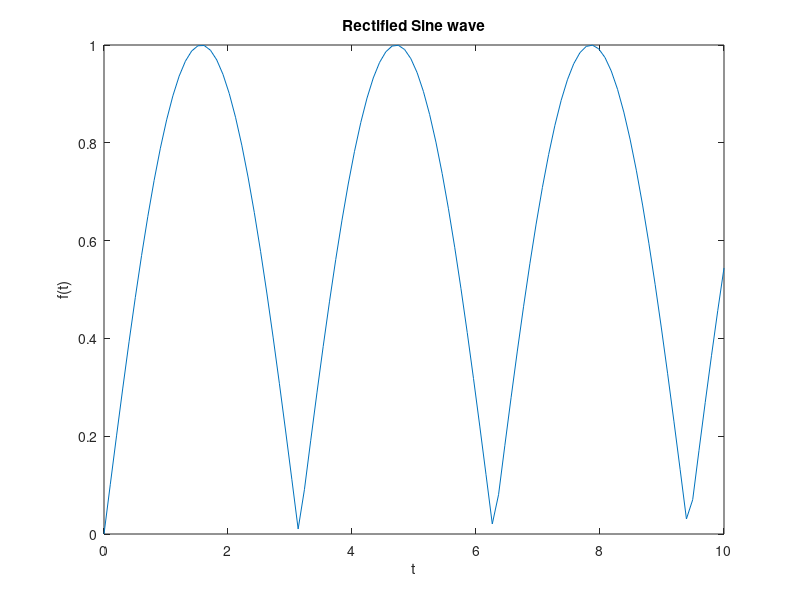

Source code (MATLAB):
%script to calculate and plot a rectified sine wave

t = linspace(0,10,100);
y = abs(sin(t));
plot(t,y);
title('Rectified Sine wave');
xlabel('t');
ylabel('f(t)');
